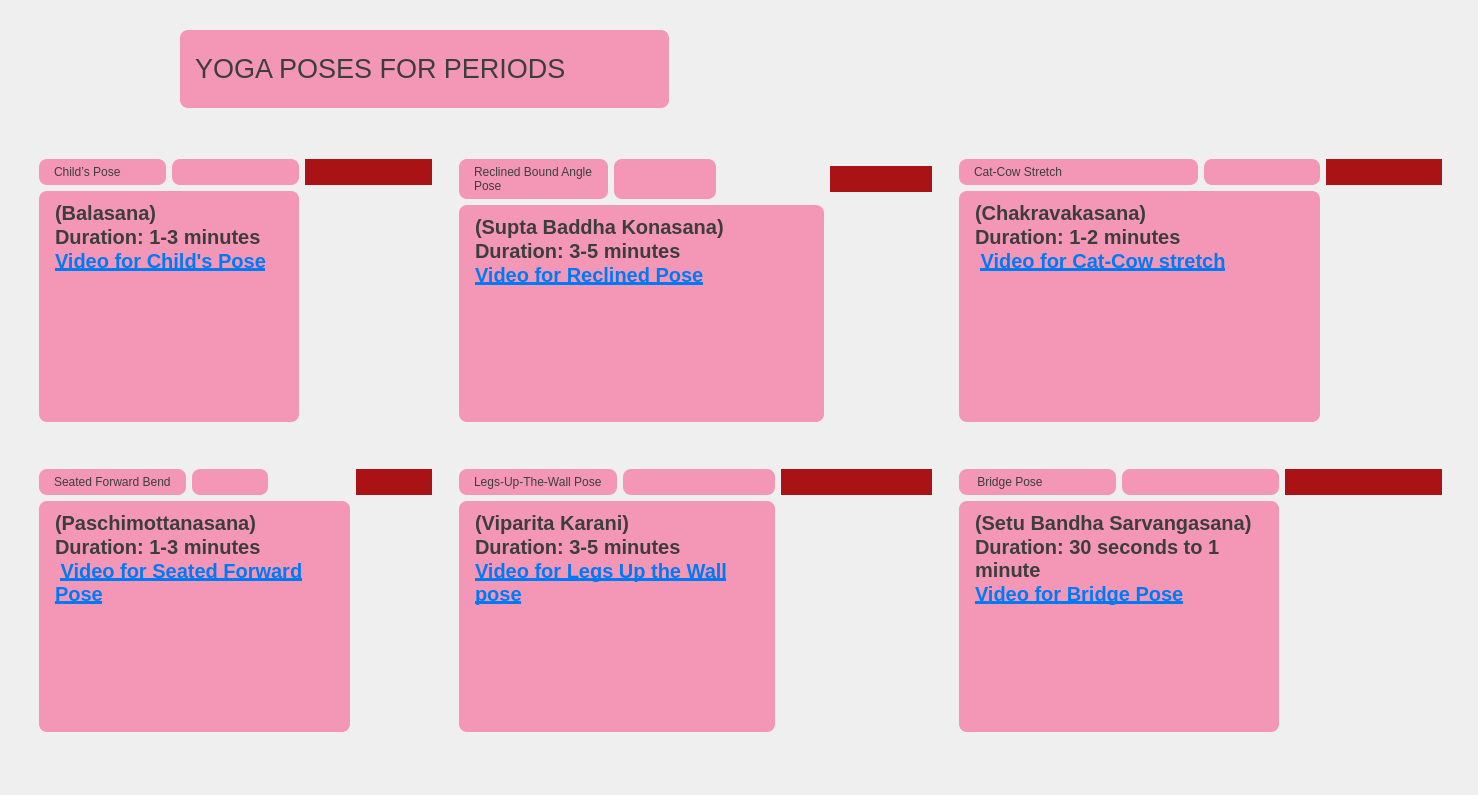
<?xml version="1.0" encoding="UTF-8"?>
<ui version="4.0">
 <class>yoga</class>
 <widget class="QMainWindow" name="yoga">
  <property name="geometry">
   <rect>
    <x>0</x>
    <y>0</y>
    <width>1478</width>
    <height>795</height>
   </rect>
  </property>
  <property name="windowTitle">
   <string>MainWindow</string>
  </property>
  <property name="styleSheet">
   <string notr="true">QWidget {
    background: qlineargradient(
        x1: 0, y1: 0, x2: 1, y2: 1,
       stop: 0 #f7c6d9,  
       stop: 1 #e6e6fa
    );
}

</string>
  </property>
  <widget class="QWidget" name="centralwidget">
   <widget class="QFrame" name="block1">
    <property name="geometry">
     <rect>
      <x>30</x>
      <y>150</y>
      <width>411</width>
      <height>281</height>
     </rect>
    </property>
    <property name="styleSheet">
     <string notr="true"> background-color: #ff992;      
    color: #3D3D3D;                   
    font: bold 20px &quot;Arial&quot;;
    border-radius: 8px;
    padding: 6px 12px;</string>
    </property>
    <layout class="QGridLayout" name="gridLayout_2">
     <item row="6" column="0">
      <widget class="QLabel" name="Pose1">
       <property name="styleSheet">
        <string notr="true">QLabel{
    background-color: #F497B6;      
    color: #3D3D3D;                   
    font: bold 20px &quot;Arial&quot;;
    border-radius: 8px;
    padding: 6px 12px;
}
</string>
       </property>
       <property name="text">
        <string>Child’s Pose </string>
       </property>
       <property name="scaledContents">
        <bool>true</bool>
       </property>
       <property name="wordWrap">
        <bool>true</bool>
       </property>
      </widget>
     </item>
     <item row="6" column="1">
      <widget class="QLabel" name="label">
       <property name="styleSheet">
        <string notr="true">
    background-color: #F497B6;      
    color: #3D3D3D;                   
    font: bold 20px &quot;Arial&quot;;
    border-radius: 8px;
    padding: 6px 12px;


</string>
       </property>
       <property name="text">
        <string/>
       </property>
       <property name="pixmap">
        <pixmap resource="yogarcs.qrc">:/new/prefix1/image/balasana.jpeg</pixmap>
       </property>
       <property name="scaledContents">
        <bool>true</bool>
       </property>
       <property name="wordWrap">
        <bool>true</bool>
       </property>
      </widget>
     </item>
     <item row="6" column="2">
      <widget class="QPushButton" name="button1">
       <property name="styleSheet">
        <string notr="true">QPushButton {
    background-color: #aa1316;    
    color: white;                   
    font: bold 14px &quot;Arial&quot;;
    border-radius: 25px;
    padding: 6px 6px;
}

</string>
       </property>
       <property name="text">
        <string/>
       </property>
       <property name="icon">
        <iconset theme="QIcon::ThemeIcon::EditFind"/>
       </property>
       <property name="checkable">
        <bool>true</bool>
       </property>
      </widget>
     </item>
     <item row="7" column="0" colspan="2">
      <widget class="QTextBrowser" name="text1">
       <property name="styleSheet">
        <string notr="true">QTextBrowser{
    background-color: #F497B6;      
    color: #3D3D3D;                   
    font: bold 20px &quot;Arial&quot;;
    border-radius: 8px;
    padding: 6px 12px;
}

</string>
       </property>
       <property name="html">
        <string>&lt;!DOCTYPE HTML PUBLIC &quot;-//W3C//DTD HTML 4.0//EN&quot; &quot;http://www.w3.org/TR/REC-html40/strict.dtd&quot;&gt;
&lt;html&gt;&lt;head&gt;&lt;meta name=&quot;qrichtext&quot; content=&quot;1&quot; /&gt;&lt;meta charset=&quot;utf-8&quot; /&gt;&lt;style type=&quot;text/css&quot;&gt;
p, li { white-space: pre-wrap; }
hr { height: 1px; border-width: 0; }
li.unchecked::marker { content: &quot;\2610&quot;; }
li.checked::marker { content: &quot;\2612&quot;; }
&lt;/style&gt;&lt;/head&gt;&lt;body style=&quot; font-family:'Arial'; font-size:20px; font-weight:700; font-style:normal;&quot;&gt;
&lt;p style=&quot; margin-top:0px; margin-bottom:0px; margin-left:0px; margin-right:0px; -qt-block-indent:0; text-indent:0px;&quot;&gt;(Balasana)&lt;/p&gt;
&lt;p style=&quot; margin-top:0px; margin-bottom:0px; margin-left:0px; margin-right:0px; -qt-block-indent:0; text-indent:0px;&quot;&gt;Duration: 1-3 minutes &lt;/p&gt;
&lt;p style=&quot; margin-top:0px; margin-bottom:0px; margin-left:0px; margin-right:0px; -qt-block-indent:0; text-indent:0px;&quot;&gt;&lt;a href=&quot;https://youtu.be/2MJGg-dUKh0?si=w9LfUnxrCke-sXWZ&quot;&gt;&lt;span style=&quot; text-decoration: underline; color:#007af4;&quot;&gt;Video for Child's Pose&lt;/span&gt;&lt;/a&gt;&lt;/p&gt;
&lt;p style=&quot;-qt-paragraph-type:empty; margin-top:0px; margin-bottom:0px; margin-left:0px; margin-right:0px; -qt-block-indent:0; text-indent:0px;&quot;&gt;&lt;br /&gt;&lt;/p&gt;&lt;/body&gt;&lt;/html&gt;</string>
       </property>
       <property name="openExternalLinks">
        <bool>true</bool>
       </property>
      </widget>
     </item>
    </layout>
   </widget>
   <widget class="QFrame" name="block2_2">
    <property name="geometry">
     <rect>
      <x>450</x>
      <y>150</y>
      <width>491</width>
      <height>281</height>
     </rect>
    </property>
    <property name="styleSheet">
     <string notr="true"> background-color: #ff992;      
    color: #3D3D3D;                   
    font: bold 20px &quot;Arial&quot;;
    border-radius: 8px;
    padding: 6px 12px;</string>
    </property>
    <layout class="QGridLayout" name="block2">
     <item row="0" column="0">
      <widget class="QLabel" name="Pose2">
       <property name="styleSheet">
        <string notr="true">QLabel{
    background-color: #F497B6;      
    color: #3D3D3D;                   
    font: bold 20px &quot;Arial&quot;;
    border-radius: 8px;
    padding: 6px 12px;
}

</string>
       </property>
       <property name="text">
        <string>Reclined Bound Angle Pose </string>
       </property>
       <property name="wordWrap">
        <bool>true</bool>
       </property>
      </widget>
     </item>
     <item row="0" column="1">
      <widget class="QLabel" name="label_7">
       <property name="styleSheet">
        <string notr="true">
    background-color: #F497B6;      
    color: #3D3D3D;                   
    font: bold 20px &quot;Arial&quot;;
    border-radius: 8px;
    padding: 6px 12px;


</string>
       </property>
       <property name="text">
        <string/>
       </property>
       <property name="pixmap">
        <pixmap resource="yogarcs.qrc">:/new/prefix1/image/reclinedbound.jpeg</pixmap>
       </property>
       <property name="scaledContents">
        <bool>true</bool>
       </property>
      </widget>
     </item>
     <item row="0" column="3">
      <widget class="QPushButton" name="button2">
       <property name="styleSheet">
        <string notr="true">QPushButton {
    background-color: #aa1316;    
    color: white;                   
    font: bold 14px &quot;Arial&quot;;
    border-radius: 25px;
    padding: 6px 6px;
}

</string>
       </property>
       <property name="text">
        <string/>
       </property>
       <property name="icon">
        <iconset theme="QIcon::ThemeIcon::EditFind"/>
       </property>
       <property name="checkable">
        <bool>true</bool>
       </property>
      </widget>
     </item>
     <item row="3" column="0" colspan="3">
      <widget class="QTextBrowser" name="text2">
       <property name="styleSheet">
        <string notr="true">QTextBrowser{
    background-color: #F497B6;      
    color: #3D3D3D;                   
    font: bold 20px &quot;Arial&quot;;
    border-radius: 8px;
    padding: 6px 12px;
}

</string>
       </property>
       <property name="html">
        <string>&lt;!DOCTYPE HTML PUBLIC &quot;-//W3C//DTD HTML 4.0//EN&quot; &quot;http://www.w3.org/TR/REC-html40/strict.dtd&quot;&gt;
&lt;html&gt;&lt;head&gt;&lt;meta name=&quot;qrichtext&quot; content=&quot;1&quot; /&gt;&lt;meta charset=&quot;utf-8&quot; /&gt;&lt;style type=&quot;text/css&quot;&gt;
p, li { white-space: pre-wrap; }
hr { height: 1px; border-width: 0; }
li.unchecked::marker { content: &quot;\2610&quot;; }
li.checked::marker { content: &quot;\2612&quot;; }
&lt;/style&gt;&lt;/head&gt;&lt;body style=&quot; font-family:'Arial'; font-size:20px; font-weight:700; font-style:normal;&quot;&gt;
&lt;p style=&quot; margin-top:0px; margin-bottom:0px; margin-left:0px; margin-right:0px; -qt-block-indent:0; text-indent:0px;&quot;&gt;(Supta Baddha Konasana)&lt;/p&gt;
&lt;p style=&quot; margin-top:0px; margin-bottom:0px; margin-left:0px; margin-right:0px; -qt-block-indent:0; text-indent:0px;&quot;&gt;Duration: 3-5 minutes&lt;/p&gt;
&lt;p style=&quot; margin-top:0px; margin-bottom:0px; margin-left:0px; margin-right:0px; -qt-block-indent:0; text-indent:0px;&quot;&gt;&lt;a href=&quot;https://youtu.be/Z1G8rM-0w2U?si=i2iSZ4VW_JYumEQB&quot;&gt;&lt;span style=&quot; text-decoration: underline; color:#007af4;&quot;&gt;Video for Reclined Pose&lt;/span&gt;&lt;/a&gt;&lt;/p&gt;
&lt;p style=&quot;-qt-paragraph-type:empty; margin-top:0px; margin-bottom:0px; margin-left:0px; margin-right:0px; -qt-block-indent:0; text-indent:0px;&quot;&gt;&lt;br /&gt;&lt;/p&gt;&lt;/body&gt;&lt;/html&gt;</string>
       </property>
       <property name="openExternalLinks">
        <bool>true</bool>
       </property>
      </widget>
     </item>
    </layout>
   </widget>
   <widget class="QFrame" name="block4_2">
    <property name="geometry">
     <rect>
      <x>950</x>
      <y>460</y>
      <width>501</width>
      <height>281</height>
     </rect>
    </property>
    <layout class="QGridLayout" name="block4">
     <item row="0" column="2">
      <widget class="QPushButton" name="button4">
       <property name="styleSheet">
        <string notr="true">QPushButton {
    background-color: #aa1316;    
    color: white;                   
    font: bold 14px &quot;Arial&quot;;
    border-radius: 25px;
    padding: 6px 6px;
}

</string>
       </property>
       <property name="text">
        <string/>
       </property>
       <property name="icon">
        <iconset theme="QIcon::ThemeIcon::EditFind"/>
       </property>
       <property name="checkable">
        <bool>true</bool>
       </property>
      </widget>
     </item>
     <item row="0" column="0">
      <widget class="QLabel" name="Pose4">
       <property name="styleSheet">
        <string notr="true">QLabel{
    background-color: #F497B6;      
    color: #3D3D3D;                   
    font: bold 20px &quot;Arial&quot;;
    border-radius: 8px;
    padding: 6px 12px;
}


</string>
       </property>
       <property name="text">
        <string> Bridge Pose </string>
       </property>
       <property name="scaledContents">
        <bool>true</bool>
       </property>
       <property name="wordWrap">
        <bool>true</bool>
       </property>
      </widget>
     </item>
     <item row="0" column="1">
      <widget class="QLabel" name="label_5">
       <property name="styleSheet">
        <string notr="true">
    background-color: #F497B6;      
    color: #3D3D3D;                   
    font: bold 20px &quot;Arial&quot;;
    border-radius: 8px;
    padding: 6px 12px;



</string>
       </property>
       <property name="text">
        <string/>
       </property>
       <property name="pixmap">
        <pixmap resource="yogarcs.qrc">:/new/prefix1/image/bridge.jpeg</pixmap>
       </property>
       <property name="scaledContents">
        <bool>true</bool>
       </property>
      </widget>
     </item>
     <item row="2" column="0" colspan="2">
      <widget class="QTextBrowser" name="text4">
       <property name="styleSheet">
        <string notr="true">QTextBrowser{
    background-color: #F497B6;      
    color: #3D3D3D;                   
    font: bold 20px &quot;Arial&quot;;
    border-radius: 8px;
    padding: 6px 12px;
}

</string>
       </property>
       <property name="html">
        <string>&lt;!DOCTYPE HTML PUBLIC &quot;-//W3C//DTD HTML 4.0//EN&quot; &quot;http://www.w3.org/TR/REC-html40/strict.dtd&quot;&gt;
&lt;html&gt;&lt;head&gt;&lt;meta name=&quot;qrichtext&quot; content=&quot;1&quot; /&gt;&lt;meta charset=&quot;utf-8&quot; /&gt;&lt;style type=&quot;text/css&quot;&gt;
p, li { white-space: pre-wrap; }
hr { height: 1px; border-width: 0; }
li.unchecked::marker { content: &quot;\2610&quot;; }
li.checked::marker { content: &quot;\2612&quot;; }
&lt;/style&gt;&lt;/head&gt;&lt;body style=&quot; font-family:'Arial'; font-size:20px; font-weight:700; font-style:normal;&quot;&gt;
&lt;p style=&quot; margin-top:0px; margin-bottom:0px; margin-left:0px; margin-right:0px; -qt-block-indent:0; text-indent:0px;&quot;&gt;(Setu Bandha Sarvangasana)&lt;/p&gt;
&lt;p style=&quot; margin-top:0px; margin-bottom:0px; margin-left:0px; margin-right:0px; -qt-block-indent:0; text-indent:0px;&quot;&gt;Duration: 30 seconds to 1 minute &lt;/p&gt;
&lt;p style=&quot; margin-top:0px; margin-bottom:0px; margin-left:0px; margin-right:0px; -qt-block-indent:0; text-indent:0px;&quot;&gt;&lt;a href=&quot;https://youtu.be/XUcAuYd7VU0?si=lQwjQ5TDc5qxU76w&quot;&gt;&lt;span style=&quot; text-decoration: underline; color:#007af4;&quot;&gt;Video for Bridge Pose&lt;/span&gt;&lt;/a&gt;&lt;/p&gt;&lt;/body&gt;&lt;/html&gt;</string>
       </property>
       <property name="openExternalLinks">
        <bool>true</bool>
       </property>
      </widget>
     </item>
    </layout>
   </widget>
   <widget class="QFrame" name="block5_3">
    <property name="geometry">
     <rect>
      <x>950</x>
      <y>150</y>
      <width>501</width>
      <height>281</height>
     </rect>
    </property>
    <layout class="QGridLayout" name="block5">
     <item row="0" column="2">
      <widget class="QLabel" name="label_6">
       <property name="styleSheet">
        <string notr="true">
    background-color: #F497B6;      
    color: #3D3D3D;                   
    font: bold 20px &quot;Arial&quot;;
    border-radius: 8px;
    padding: 6px 12px;


</string>
       </property>
       <property name="text">
        <string notr="true"/>
       </property>
       <property name="textFormat">
        <enum>Qt::TextFormat::RichText</enum>
       </property>
       <property name="pixmap">
        <pixmap resource="yogarcs.qrc">:/new/prefix1/image/Cat-Cow-Pose.jpg</pixmap>
       </property>
       <property name="scaledContents">
        <bool>true</bool>
       </property>
       <property name="wordWrap">
        <bool>true</bool>
       </property>
      </widget>
     </item>
     <item row="0" column="3">
      <widget class="QPushButton" name="button5">
       <property name="styleSheet">
        <string notr="true">QPushButton {
    background-color: #aa1316;    
    color: white;                   
    font: bold 14px &quot;Arial&quot;;
    border-radius: 25px;
    padding: 6px 6px;
}

</string>
       </property>
       <property name="text">
        <string/>
       </property>
       <property name="icon">
        <iconset theme="QIcon::ThemeIcon::EditFind"/>
       </property>
       <property name="checkable">
        <bool>true</bool>
       </property>
      </widget>
     </item>
     <item row="0" column="0" colspan="2">
      <widget class="QLabel" name="Pose5">
       <property name="styleSheet">
        <string notr="true">QLabel{
    background-color: #F497B6;      
    color: #3D3D3D;                   
    font: bold 20px &quot;Arial&quot;;
    border-radius: 8px;
    padding: 6px 12px;
}


</string>
       </property>
       <property name="text">
        <string>Cat-Cow Stretch</string>
       </property>
       <property name="scaledContents">
        <bool>true</bool>
       </property>
      </widget>
     </item>
     <item row="2" column="0" rowspan="2" colspan="3">
      <widget class="QTextBrowser" name="text5">
       <property name="styleSheet">
        <string notr="true">QTextBrowser{
    background-color: #F497B6;      
    color: #3D3D3D;                   
    font: bold 20px &quot;Arial&quot;;
    border-radius: 8px;
    padding: 6px 12px;
}

</string>
       </property>
       <property name="html">
        <string>&lt;!DOCTYPE HTML PUBLIC &quot;-//W3C//DTD HTML 4.0//EN&quot; &quot;http://www.w3.org/TR/REC-html40/strict.dtd&quot;&gt;
&lt;html&gt;&lt;head&gt;&lt;meta name=&quot;qrichtext&quot; content=&quot;1&quot; /&gt;&lt;meta charset=&quot;utf-8&quot; /&gt;&lt;style type=&quot;text/css&quot;&gt;
p, li { white-space: pre-wrap; }
hr { height: 1px; border-width: 0; }
li.unchecked::marker { content: &quot;\2610&quot;; }
li.checked::marker { content: &quot;\2612&quot;; }
&lt;/style&gt;&lt;/head&gt;&lt;body style=&quot; font-family:'Arial'; font-size:20px; font-weight:700; font-style:normal;&quot;&gt;
&lt;p style=&quot; margin-top:0px; margin-bottom:0px; margin-left:0px; margin-right:0px; -qt-block-indent:0; text-indent:0px;&quot;&gt;(Chakravakasana)&lt;/p&gt;
&lt;p style=&quot; margin-top:0px; margin-bottom:0px; margin-left:0px; margin-right:0px; -qt-block-indent:0; text-indent:0px;&quot;&gt;Duration: 1-2 minutes &lt;/p&gt;
&lt;p style=&quot; margin-top:0px; margin-bottom:0px; margin-left:0px; margin-right:0px; -qt-block-indent:0; text-indent:0px;&quot;&gt; &lt;a href=&quot;https://youtu.be/vuyUwtHl694?si=1yZ2jVuOuAHsEBcW&quot;&gt;&lt;span style=&quot; text-decoration: underline; color:#007af4;&quot;&gt;Video for Cat-Cow stretch&lt;/span&gt;&lt;/a&gt;&lt;/p&gt;&lt;/body&gt;&lt;/html&gt;</string>
       </property>
       <property name="openExternalLinks">
        <bool>true</bool>
       </property>
      </widget>
     </item>
    </layout>
   </widget>
   <widget class="QFrame" name="block6_2">
    <property name="geometry">
     <rect>
      <x>450</x>
      <y>460</y>
      <width>491</width>
      <height>281</height>
     </rect>
    </property>
    <layout class="QGridLayout" name="block6">
     <item row="1" column="2">
      <widget class="QPushButton" name="button6">
       <property name="styleSheet">
        <string notr="true">QPushButton {
    background-color: #aa1316; 
    color: white;                   
    font: bold 14px &quot;Arial&quot;;
    border-radius: 25px;
    padding: 6px 6px;
}

</string>
       </property>
       <property name="text">
        <string/>
       </property>
       <property name="icon">
        <iconset theme="QIcon::ThemeIcon::EditFind"/>
       </property>
       <property name="checkable">
        <bool>true</bool>
       </property>
      </widget>
     </item>
     <item row="1" column="0">
      <widget class="QLabel" name="Pose6">
       <property name="styleSheet">
        <string notr="true">QLabel{
    background-color: #F497B6;      
    color: #3D3D3D;                   
    font: bold 20px &quot;Arial&quot;;
    border-radius: 8px;
    padding: 6px 12px;
}

</string>
       </property>
       <property name="text">
        <string>Legs-Up-The-Wall Pose</string>
       </property>
       <property name="wordWrap">
        <bool>true</bool>
       </property>
      </widget>
     </item>
     <item row="1" column="1">
      <widget class="QLabel" name="label_4">
       <property name="styleSheet">
        <string notr="true">
    background-color: #F497B6;      
    color: #3D3D3D;                   
    font: bold 20px &quot;Arial&quot;;
    border-radius: 8px;
    padding: 6px 12px;


</string>
       </property>
       <property name="text">
        <string/>
       </property>
       <property name="pixmap">
        <pixmap resource="yogarcs.qrc">:/new/prefix1/image/legup.jpeg</pixmap>
       </property>
       <property name="scaledContents">
        <bool>true</bool>
       </property>
      </widget>
     </item>
     <item row="4" column="0" colspan="2">
      <widget class="QTextBrowser" name="text6">
       <property name="styleSheet">
        <string notr="true">QTextBrowser{
    background-color: #F497B6;      
    color: #3D3D3D;                   
    font: bold 20px &quot;Arial&quot;;
    border-radius: 8px;
    padding: 6px 12px;
}

</string>
       </property>
       <property name="html">
        <string>&lt;!DOCTYPE HTML PUBLIC &quot;-//W3C//DTD HTML 4.0//EN&quot; &quot;http://www.w3.org/TR/REC-html40/strict.dtd&quot;&gt;
&lt;html&gt;&lt;head&gt;&lt;meta name=&quot;qrichtext&quot; content=&quot;1&quot; /&gt;&lt;meta charset=&quot;utf-8&quot; /&gt;&lt;style type=&quot;text/css&quot;&gt;
p, li { white-space: pre-wrap; }
hr { height: 1px; border-width: 0; }
li.unchecked::marker { content: &quot;\2610&quot;; }
li.checked::marker { content: &quot;\2612&quot;; }
&lt;/style&gt;&lt;/head&gt;&lt;body style=&quot; font-family:'Arial'; font-size:20px; font-weight:700; font-style:normal;&quot;&gt;
&lt;p style=&quot; margin-top:0px; margin-bottom:0px; margin-left:0px; margin-right:0px; -qt-block-indent:0; text-indent:0px;&quot;&gt;(Viparita Karani)&lt;/p&gt;
&lt;p style=&quot; margin-top:0px; margin-bottom:0px; margin-left:0px; margin-right:0px; -qt-block-indent:0; text-indent:0px;&quot;&gt;Duration: 3-5 minutes &lt;/p&gt;
&lt;p style=&quot; margin-top:0px; margin-bottom:0px; margin-left:0px; margin-right:0px; -qt-block-indent:0; text-indent:0px;&quot;&gt;&lt;a href=&quot;https://youtu.be/do_1LisFah0?si=bz6ni4YR-hC5A2yh&quot;&gt;&lt;span style=&quot; text-decoration: underline; color:#007af4;&quot;&gt;Video for Legs Up the Wall pose&lt;/span&gt;&lt;/a&gt;&lt;/p&gt;&lt;/body&gt;&lt;/html&gt;</string>
       </property>
       <property name="openExternalLinks">
        <bool>true</bool>
       </property>
      </widget>
     </item>
    </layout>
   </widget>
   <widget class="QLabel" name="label_8">
    <property name="geometry">
     <rect>
      <x>30</x>
      <y>20</y>
      <width>141</width>
      <height>101</height>
     </rect>
    </property>
    <property name="text">
     <string/>
    </property>
    <property name="pixmap">
     <pixmap resource="yogarcs.qrc">:/image/1.jpg</pixmap>
    </property>
    <property name="scaledContents">
     <bool>true</bool>
    </property>
   </widget>
   <widget class="QLabel" name="Heading">
    <property name="geometry">
     <rect>
      <x>180</x>
      <y>30</y>
      <width>489</width>
      <height>78</height>
     </rect>
    </property>
    <property name="styleSheet">
     <string notr="true">QLabel{
    background-color: #F497B6;      
    color: #3D3D3D;                   
    font: bold 20px &quot;Arial&quot;;
    border-radius: 8px;
    padding: 6px 12px;
}


</string>
    </property>
    <property name="text">
     <string>&lt;html&gt;&lt;head/&gt;&lt;body&gt;&lt;p&gt;&lt;span style=&quot; font-size:20pt; font-weight:400;&quot;&gt;YOGA POSES FOR PERIODS&lt;/span&gt;&lt;/p&gt;&lt;/body&gt;&lt;/html&gt;</string>
    </property>
   </widget>
   <widget class="QFrame" name="block3_2">
    <property name="geometry">
     <rect>
      <x>30</x>
      <y>460</y>
      <width>411</width>
      <height>281</height>
     </rect>
    </property>
    <layout class="QGridLayout" name="block3">
     <item row="2" column="3">
      <widget class="QPushButton" name="button3">
       <property name="styleSheet">
        <string notr="true">QPushButton {
    background-color: #aa1316; 
    color: white;                   
    font: bold 14px &quot;Arial&quot;;
    border-radius: 25px;
    padding: 6px 6px;
}

</string>
       </property>
       <property name="text">
        <string/>
       </property>
       <property name="icon">
        <iconset theme="QIcon::ThemeIcon::EditFind"/>
       </property>
      </widget>
     </item>
     <item row="2" column="0">
      <widget class="QLabel" name="Pose3">
       <property name="styleSheet">
        <string notr="true">QLabel{
    background-color: #F497B6;      
    color: #3D3D3D;                   
    font: bold 20px &quot;Arial&quot;;
    border-radius: 8px;
    padding: 6px 12px;
}

</string>
       </property>
       <property name="text">
        <string>Seated Forward Bend</string>
       </property>
       <property name="wordWrap">
        <bool>true</bool>
       </property>
       <property name="openExternalLinks">
        <bool>false</bool>
       </property>
      </widget>
     </item>
     <item row="2" column="1">
      <widget class="QLabel" name="label_2">
       <property name="styleSheet">
        <string notr="true">
    background-color: #F497B6;      
    color: #3D3D3D;                   
    font: bold 20px &quot;Arial&quot;;
    border-radius: 8px;
    padding: 6px 12px;


</string>
       </property>
       <property name="text">
        <string/>
       </property>
       <property name="pixmap">
        <pixmap resource="yogarcs.qrc">:/new/prefix1/image/Paschimottanasana-Seated-Forward.jpg</pixmap>
       </property>
       <property name="scaledContents">
        <bool>true</bool>
       </property>
      </widget>
     </item>
     <item row="5" column="0" colspan="3">
      <widget class="QTextBrowser" name="text3">
       <property name="styleSheet">
        <string notr="true">QTextBrowser{
    background-color: #F497B6;      
    color: #3D3D3D;                   
    font: bold 20px &quot;Arial&quot;;
    border-radius: 8px;
    padding: 6px 12px;
}

</string>
       </property>
       <property name="html">
        <string>&lt;!DOCTYPE HTML PUBLIC &quot;-//W3C//DTD HTML 4.0//EN&quot; &quot;http://www.w3.org/TR/REC-html40/strict.dtd&quot;&gt;
&lt;html&gt;&lt;head&gt;&lt;meta name=&quot;qrichtext&quot; content=&quot;1&quot; /&gt;&lt;meta charset=&quot;utf-8&quot; /&gt;&lt;style type=&quot;text/css&quot;&gt;
p, li { white-space: pre-wrap; }
hr { height: 1px; border-width: 0; }
li.unchecked::marker { content: &quot;\2610&quot;; }
li.checked::marker { content: &quot;\2612&quot;; }
&lt;/style&gt;&lt;/head&gt;&lt;body style=&quot; font-family:'Arial'; font-size:20px; font-weight:700; font-style:normal;&quot;&gt;
&lt;p style=&quot; margin-top:0px; margin-bottom:0px; margin-left:0px; margin-right:0px; -qt-block-indent:0; text-indent:0px;&quot;&gt;(Paschimottanasana)&lt;/p&gt;
&lt;p style=&quot; margin-top:0px; margin-bottom:0px; margin-left:0px; margin-right:0px; -qt-block-indent:0; text-indent:0px;&quot;&gt;Duration: 1-3 minutes &lt;/p&gt;
&lt;p style=&quot; margin-top:0px; margin-bottom:0px; margin-left:0px; margin-right:0px; -qt-block-indent:0; text-indent:0px;&quot;&gt; &lt;a href=&quot;https://youtu.be/SLIaql7h6RQ?si=wso-DU_unF7uUVhe&quot;&gt;&lt;span style=&quot; text-decoration: underline; color:#007af4;&quot;&gt;Video for Seated Forward Pose&lt;/span&gt;&lt;/a&gt;&lt;/p&gt;&lt;/body&gt;&lt;/html&gt;</string>
       </property>
       <property name="openExternalLinks">
        <bool>true</bool>
       </property>
      </widget>
     </item>
    </layout>
   </widget>
  </widget>
 </widget>
 <resources>
  <include location="yogarcs.qrc"/>
 </resources>
 <connections/>
</ui>
